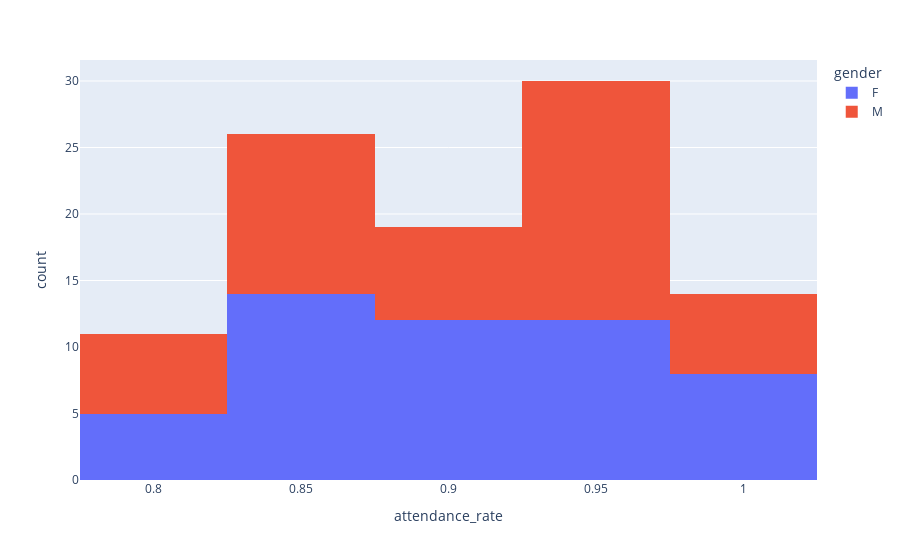

Here is the notebook cell this chart was saved with:
### Code cell
fig = px.histogram(student_marks, x='attendance_rate',color='gender',nbins=5)

fig.show()

### Figure 1 — Plotly figure (JSON) as saved in the notebook; plotly's stock layout.template omitted (floating-point values rounded to 4 significant figures)
{"data": [{"alignmentgroup": "True", "bingroup": "x", "hovertemplate": "gender=F<br>attendance_rate=%{x}<br>count=%{y}<extra></extra>", "legendgroup": "F", "marker": {"color": "#636efa", "pattern": {"shape": ""}}, "name": "F", "nbinsx": 5, "offsetgroup": "F", "orientation": "v", "showlegend": true, "type": "histogram", "x": [0.89, 0.83, 0.92, 0.94, 0.97, 0.97, 0.8, 0.92, 0.94, 0.99, 0.87, 0.99, 0.95, 0.98, 0.89, 0.85, 0.88, 0.82, 0.85, 0.92, 0.83, 0.87, 1, 0.88, 0.87, 0.99, 0.98, 0.97, 0.93, 0.91, 0.83, 0.92, 0.94, 0.91, 0.84, 0.99, 0.91, 0.96, 0.92, 0.86, 0.85, 0.95, 0.86, 0.96, 0.83, 0.86, 0.81, 0.82, 0.82, 0.94, 0.98], "xaxis": "x", "yaxis": "y"}, {"alignmentgroup": "True", "bingroup": "x", "hovertemplate": "gender=M<br>attendance_rate=%{x}<br>count=%{y}<extra></extra>", "legendgroup": "M", "marker": {"color": "#EF553B", "pattern": {"shape": ""}}, "name": "M", "nbinsx": 5, "offsetgroup": "M", "orientation": "v", "showlegend": true, "type": "histogram", "x": [0.98, 0.8, 0.95, 0.84, 0.93, 0.84, 0.96, 0.95, 0.92, 0.81, 0.9, 1, 0.97, 0.86, 0.99, 0.95, 1, 0.96, 0.96, 0.97, 0.83, 0.83, 0.88, 0.84, 0.98, 0.91, 0.99, 0.87, 0.97, 0.97, 0.87, 0.8, 0.88, 0.97, 0.92, 0.85, 0.95, 0.81, 0.82, 0.93, 0.94, 0.94, 0.82, 0.83, 0.84, 0.91, 0.83, 0.97, 0.95], "xaxis": "x", "yaxis": "y"}], "layout": {"barmode": "relative", "legend": {"title": {"text": "gender"}, "tracegroupgap": 0}, "margin": {"t": 60}, "xaxis": {"anchor": "y", "domain": [0, 1], "title": {"text": "attendance_rate"}}, "yaxis": {"anchor": "x", "domain": [0, 1], "title": {"text": "count"}}}}
